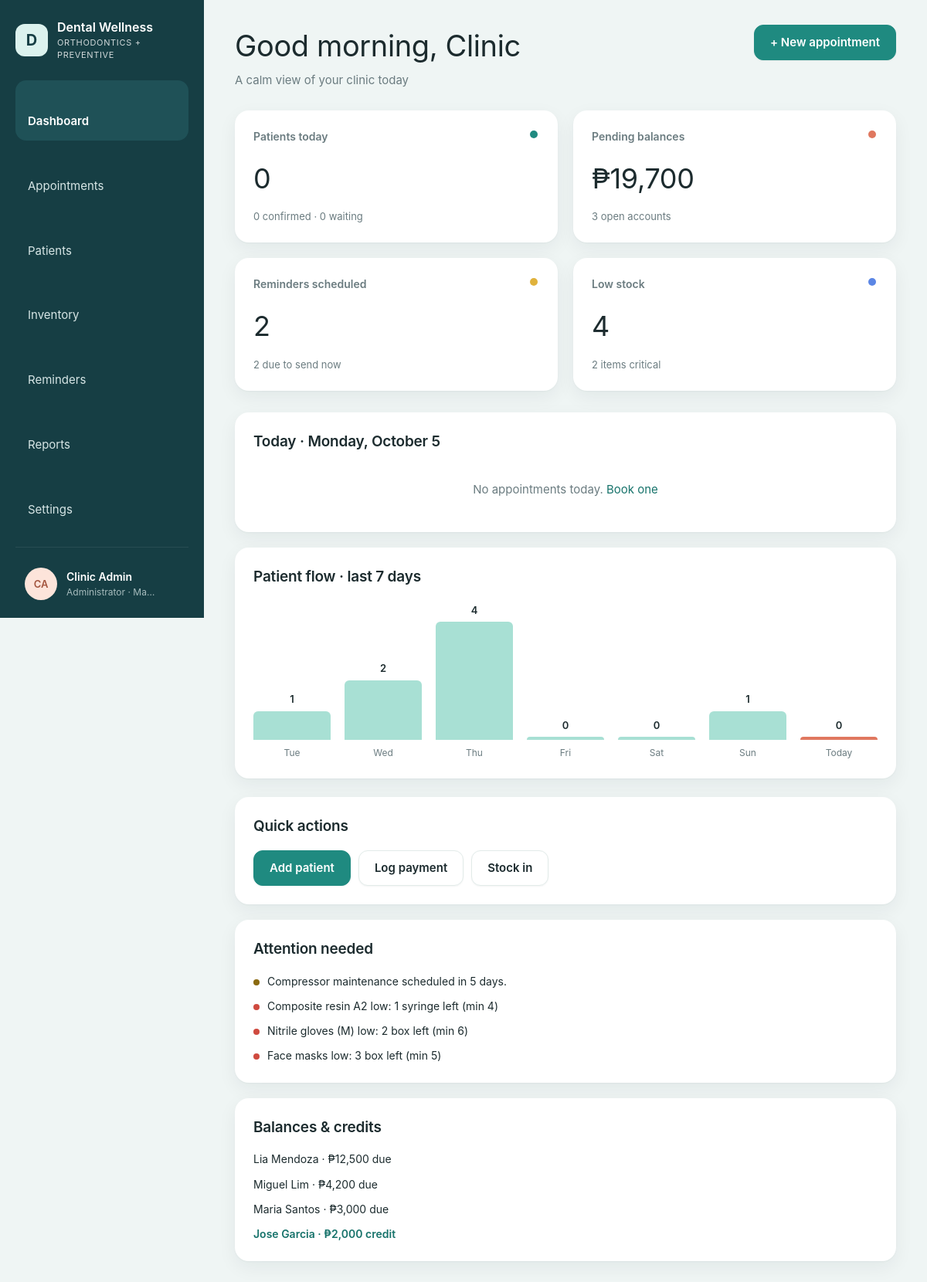
The page / (signed in) on the database its author committed.
### tables this page shows
CREATE TABLE IF NOT EXISTS users (
    id            INT UNSIGNED AUTO_INCREMENT PRIMARY KEY,
    name          VARCHAR(120) NOT NULL,
    username      VARCHAR(60)  NOT NULL UNIQUE,
    password_hash VARCHAR(255) NOT NULL,
    role          ENUM('admin','dentist','staff') NOT NULL DEFAULT 'staff',
    is_active     TINYINT(1) NOT NULL DEFAULT 1,
    last_login_at DATETIME NULL,
    created_at    DATETIME NOT NULL DEFAULT CURRENT_TIMESTAMP
);

CREATE TABLE IF NOT EXISTS patients (
    id                     INT UNSIGNED AUTO_INCREMENT PRIMARY KEY,
    record_no              VARCHAR(20) NULL UNIQUE,
    full_name              VARCHAR(150) NOT NULL,
    birth_date             DATE NULL,
    sex                    ENUM('female','male') NULL,
    phone                  VARCHAR(30) NULL,
    email                  VARCHAR(150) NULL,
    address                VARCHAR(255) NULL,
    care_type              ENUM('New patient','Preventive','Orthodontic','Restorative','Recall') NOT NULL DEFAULT 'New patient',
    emergency_name         VARCHAR(150) NULL,
    emergency_relationship VARCHAR(60) NULL,
    emergency_phone        VARCHAR(30) NULL,
    allergies              TEXT NULL,
    conditions             TEXT NULL,
    medications            TEXT NULL,
    dental_history         TEXT NULL,
    notes                  TEXT NULL,
    consent_signed         TINYINT(1) NOT NULL DEFAULT 0,
    consent_date           DATE NULL,
    status                 ENUM('draft','incomplete','active','archived') NOT NULL DEFAULT 'incomplete',
    created_by             INT UNSIGNED NULL,
    created_at             DATETIME NOT NULL DEFAULT CURRENT_TIMESTAMP,
    updated_at             DATETIME NOT NULL DEFAULT CURRENT_TIMESTAMP ON UPDATE CURRENT_TIMESTAMP,
    INDEX idx_patients_name (full_name),
    INDEX idx_patients_phone (phone),
    FOREIGN KEY (created_by) REFERENCES users(id) ON DELETE SET NULL
);

### index.php (the view, shortened to what the rows shown need)
<?php
$user = require_login();
$accounts = q_all('SELECT p.id, p.full_name, b.balance FROM patients p JOIN ' . BALANCES . " b ON b.patient_id = p.id
    WHERE p.status <> 'archived' AND b.balance <> 0 ORDER BY ABS(b.balance) DESC LIMIT 5");
$hour = (int) date('G');
$greeting = $hour < 12 ? 'Good morning' : ($hour < 18 ? 'Good afternoon' : 'Good evening');
$nameParts = preg_split('/\s+/', preg_replace('/^Dr\.?\s+/i', '', $user['name']));
$name = $user['role'] === 'dentist' ? 'Dr. ' . end($nameParts) : $nameParts[0];
layout_start("$greeting, $name", 'dashboard', [
    'subtitle' => 'A calm view of your clinic today',
    'action'   => '<a class="btn btn-primary" href="' . url('appointments/form.php') . '">+ New appointment</a>',
]);
?>
<div class="layout-side">
  <div class="stack">
    <section class="card">
      <h2>Today · <?= date('l, F j') ?></h2>
    </section>
    <section class="card">
      <h2>Patient flow · last 7 days</h2>
    </section>
  </div>
  <div class="stack">
    <section class="card">
      <h2>Quick actions</h2>
    </section>
    <section class="card">
      <h2>Attention needed</h2>
    </section>
    <section class="card">
      <h2>Balances &amp; credits</h2>
      <?php if (!$accounts): ?>
        <p class="muted small">No open balances or credits.</p>
      <?php else: ?>
        <ul class="kv">
          <?php foreach ($accounts as $acc): ?>
            <li>
              <a href="<?= url('patients/view.php') ?>?id=<?= $acc['id'] ?>&amp;tab=billing" class="<?= $acc['balance'] > 0 ? '' : 'amount-credit' ?>" style="<?= $acc['balance'] > 0 ? 'color:inherit' : '' ?>">
                <?= e($acc['full_name']) ?> · <?= money($acc['balance']) ?> <?= $acc['balance'] > 0 ? 'due' : 'credit' ?>
              </a>
            </li>
          <?php endforeach; ?>
        </ul>
      <?php endif; ?>
    </section>
  </div>
</div>
<?php layout_end();

### includes/layout.php (shortened to what the rows shown need)
<?php
function icon(string $name): string
{
    $paths = [
        'dashboard'    => '<rect x="3" y="3" width="7" height="7" rx="1.5"/><rect x="14" y="3" width="7" height="7" rx="1.5"/><rect x="3" y="14" width="7" height="7" rx="1.5"/><rect x="14" y="14" width="7" height="7" rx="1.5"/>',
        'appointments' => '<rect x="3" y="5" width="18" height="16" rx="2"/><path d="M3 10h18M8 3v4M16 3v4"/>',
        'patients'     => '<circle cx="12" cy="8" r="4"/><path d="M4 21c0-4 4-6 8-6s8 2 8 6"/>',
        'inventory'    => '<ellipse cx="12" cy="6" rx="8" ry="3"/><path d="M4 6v6c0 1.7 3.6 3 8 3s8-1.3 8-3V6M4 12v6c0 1.7 3.6 3 8 3s8-1.3 8-3v-6"/>',
        'reminders'    => '<circle cx="12" cy="13" r="7"/><path d="M12 10v3l2 2M5 4 3 6M19 4l2 2"/>',
        'reports'      => '<path d="M6 3h9l4 4v14H6z"/><path d="M9 12h7M9 16h7M9 8h3"/>',
        'settings'     => '<circle cx="12" cy="12" r="3"/><path d="M12 2v3M12 19v3M4.2 4.2l2.1 2.1M17.7 17.7l2.1 2.1M2 12h3M19 12h3M4.2 19.8l2.1-2.1M17.7 6.3l2.1-2.1"/>',
        'logout'       => '<path d="M15 4h4v16h-4M10 8l-4 4 4 4M6 12h10"/>',
        'theme'        => '<path d="M20 14.5A8 8 0 1 1 9.5 4a6.5 6.5 0 0 0 10.5 10.5z"/>',
        'key'          => '<circle cx="8" cy="15" r="4"/><path d="M11 12l9-9M17 6l3 3M15 8l2 2"/>',
        'menu'         => '<path d="M4 6h16M4 12h16M4 18h16"/>',
        'chevron'      => '<path d="M9 6l6 6-6 6"/>',
    ];
    return '<svg class="icon" viewBox="0 0 24 24" fill="none" stroke="currentColor" stroke-width="1.6" stroke-linecap="round" stroke-linejoin="round" aria-hidden="true">'
        . ($paths[$name] ?? '') . '</svg>';
}
function theme_head(): string
{
    return "<script>(function(){var p;try{p=localStorage.getItem('welldent-theme')}catch(e){}"
        . "var d=p==='dark'||(p!=='light'&&window.matchMedia('(prefers-color-scheme: dark)').matches);"
        . "document.documentElement.setAttribute('data-theme',d?'dark':'light');"
        . "try{if(localStorage.getItem('welldent-sidebar')==='collapsed')document.documentElement.setAttribute('data-sidebar','collapsed')}catch(e){}})()</script>\n"
        . '<link rel="stylesheet" href="' . url('assets/css/app.css?v=8') . '">';
}
function layout_start(string $title, string $active, array $opts = []): void
{
    $user = current_user();
    ?>
<!doctype html>
<html lang="en">
<head>
<?= theme_head() ?>
</head>
<body>
<div class="shell">
  <aside class="sidebar">
      <button type="button" class="side-toggle" data-sidebar-toggle aria-label="Collapse sidebar" title="Collapse sidebar"><?= icon('menu') ?></button>
    <details class="side-account">
      <summary title="<?= e($user['name']) ?>">
        <span class="avatar avatar-0"><?= e(initials($user['name'])) ?></span>
        <span class="lbl"><strong><?= e($user['name']) ?></strong><small><?= e(ROLE_LABELS[$user['role']]) ?> · <?= e(config('clinic.city')) ?></small></span>
        <span class="chev"><?= icon('chevron') ?></span>
      </summary>
    </details>
  </aside>
  <main class="main">
    <header class="page-head">
      <div>
        <h1><?= e($title) ?></h1>
      </div>
    </header>
<?php
}
function layout_end(): void
{
    ?>
  </main>
</div>
</body>
</html>
<?php
}

### rows shown on the page
users: name "CA", name "Clinic Admin", role "Administrator"
patients: full_name "Lia Mendoza", balance "₱12,500", shows "due"
patients: full_name "Miguel Lim", balance "₱4,200", shows "due"
patients: full_name "Maria Santos", balance "₱3,000", shows "due"
patients: full_name "Jose Garcia", balance "₱2,000", shows "credit"

### other values the page prints
config('clinic.name') "Dental Wellness"
config('clinic.tagline') "ORTHODONTICS + PREVENTIVE"
$label "Dashboard"
$label "Appointments"
$label "Patients"
$label "Inventory"
$label "Reminders"
$label "Reports"
$label "Settings"
config('clinic.city') "Ma…"
$title "Good morning, Clinic"
$opts['subtitle'] "A calm view of your clinic today"
$opts['action'] "+ New appointment"
count($today) "0"
$confirmed "0"
